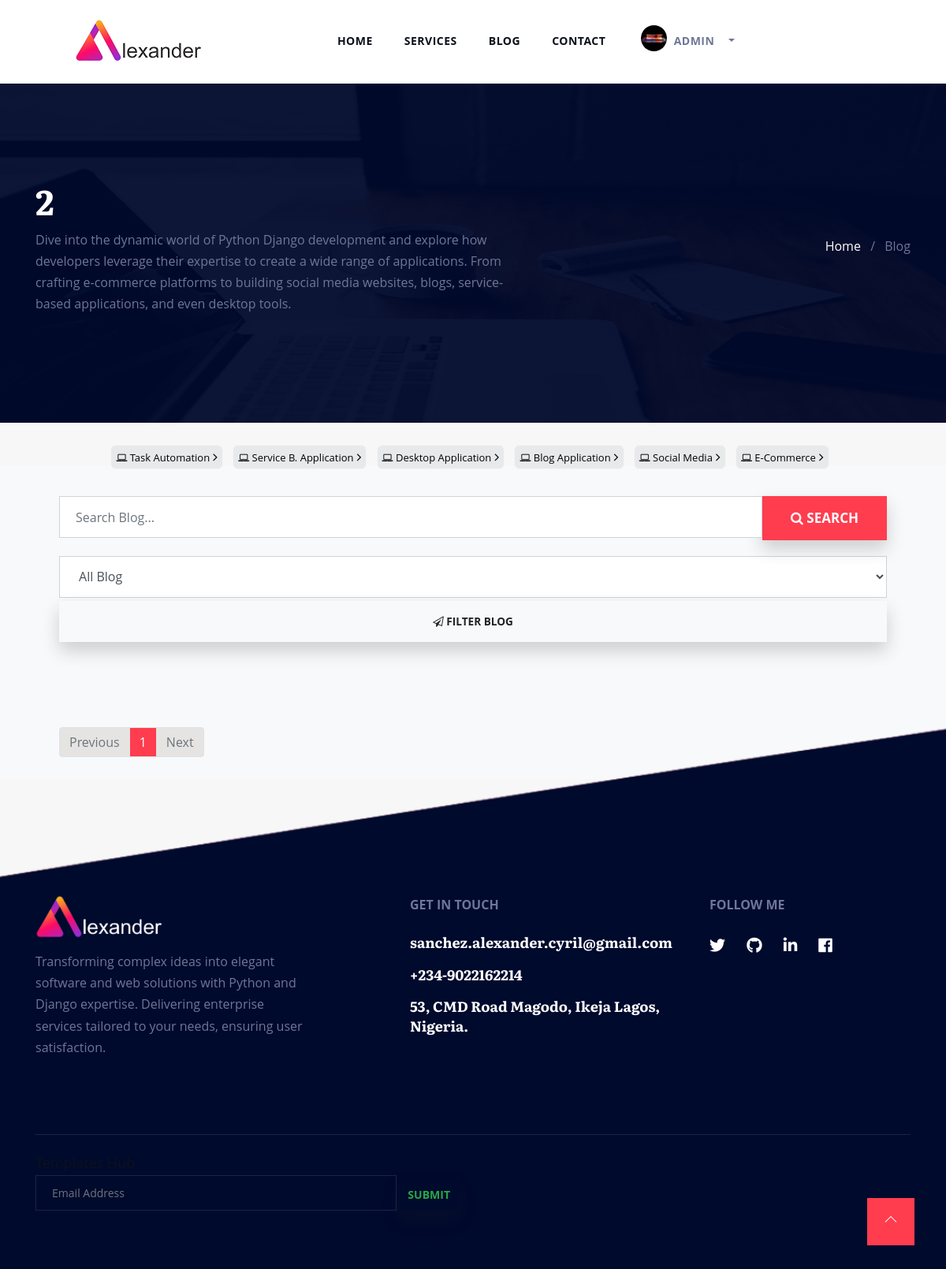
Screenshot of /category/2/ (signed in) with the database file from the repository.
### App/models.py (models this page shows, shortened)
class Profile(models.Model):
    user = models.OneToOneField(User, on_delete=models.CASCADE)
    avatar = models.ImageField(default='default.jpg', upload_to='profile_images')
    bio = models.TextField()

class Category(models.Model):
    name = models.CharField(max_length=255)
    created = models.DateTimeField(auto_now_add=True, null=True, blank=True)
    updated = models.DateTimeField(auto_now=True, null=True, blank=True)
    class Meta:
        ordering = ('-created',)

### App/views.py (the view)
# urls.py: path('category/<category>/', views.category, name="category"),
def category(request, category):
    page_title = "Blog Category"
    template_name = 'category.html'
    paginate_by = 9
    catlist = Blog.objects.filter(blog_category__name=category).filter(status='published')
    category_list = Category.objects.exclude(name='default')
    blog = Blog.objects.all()
    profile_image = ''
    if request.user.is_authenticated:
        profile_image = Profile.objects.filter(user=request.user)
    posts_paginator = Paginator(catlist, paginate_by)
    page_num = request.GET.get('page')
    page = posts_paginator.get_page(page_num)
    form = BlogFilterForm(request.GET)
    if form.is_valid():
        blog_name = form.cleaned_data['blog_name']
        if blog_name:
            page = blog.filter(title=blog_name)
    context = {
        'count':posts_paginator.count,
        'page':page,
        "page_title": page_title,
        "category": category,
        "catlist": catlist,
        "category_list": category_list,
        'form': form,
        'profile_image':profile_image,
    }
    return render(request, template_name, context)

### App/forms.py
class BlogFilterForm(forms.Form):
    blog_name = forms.ModelChoiceField(queryset=Blog.objects.all(), empty_label="All Blog", required=False)

### App/models.py (called while the page is built)
    def __str__(self):
        return self.title

### App/templates/category.html (shortened to what this page needs)
{% extends 'base.html' %}
{% load static %}
{% load active_link_tags %}
{% load widget_tweaks %}
{% block content %}
{% include 'navbar.html' %}
<div style="background:#f7f7f8;">
	<section class="page-title bg-2" id="slider">
		<div class="container-fluid" style="width:95%;">
		  <div class="row align-items-center">
			<div class="col-lg-7">
				<h1> {{category}}</h1>
				<p>Dive into the dynamic world of Python Django development and explore how developers
					leverage their expertise to create a wide range of applications. From crafting
					e-commerce platforms to building social media websites, blogs, service-based
					applications, and even desktop tools.</p>
			</div>
			<div class="col-lg-5">
			  <ul class="list-inline header-breadcumb text-lg-right mt-5 mt-lg-0">
				<li class="list-inline-item"><a href="{% url 'home' %}">Home</a></li>
				<li class="list-inline-item">/</li>
				<li class="list-inline-item">Blog</li>
			  </ul>
			</div>
		  </div>
		</div>
	  </section>
	  <br>
	  <br>
<section class="section" id="slider" style="background:#f8f9fa;">
	<div class="container-fluid" style="width:90%;">
		<div class="row justify-content-center">
			<div class="col-lg-12">
				<div class="section-title text-center">
						<div class="container-fluid category text-center" style="margin-top:-140px; margin-bottom:30px; padding:20px;">
							{% for category in category_list %}
								<a href="/category/{{ category.name}}">
									<button class="course_button text-center mr-2 mb-2 padding-bottom:25px !important;">
										<span style="font-size:13px;"><i class="fa fa-laptop"></i> {{ category.name|title }}</span>
										<span class="button_arrow">
											<i class="fa fa-angle-right" aria-hidden="true"></i>
										</span>
									</button>
								</a>
							{% endfor %}
				</div>
				<form action="{% url 'search_results' %}" class="search-form" role="search" style="margin-top:-40px; margin-bottom:40px;">
					<div class="input-group">
					  <input type="text" class="form-control input-lg" name="q" placeholder="Search Blog...">
					  <span class="input-group-btn">
						<button class="btn btn-success btn-lg" type="submit" style="background:#FF3D4F; border:1px solid #FF3D4F;">
							<span style="font-size:17px; cursor:pointer;"><i class="fa fa-search"></i> Search</span></button>
					  </span>
					</div>
				  </form>
				<div style="margin-bottom:60px; margin-top:-20px;">
					<form method="get">
						{% render_field form.blog_name class="form-control" name="blog_name" type="text" %}
						<button type="submit" class="btn bg-gradient-primary w-100 my-1 mb-1 blog-btn"
							style="cursor:pointer; font-size:13.6px; font-weight:bold;">
							<i class="fa fa-send-o" style="font-size:13.6px;"></i>
								FILTER Blog
						</button>
					</form>
				</div>
			</div>
		</div>
	</section>
	<div class="container-fluid text-center" style="margin-bottom:-110px; margin-top:-66px;  width:90%;">
        <nav aria-label="Page navigation example">
         <ul class="pagination">
           {% if page.has_previous %}
           <li class="page-item" style="color:#000;">
             <a class="page-link" href="?page={{page.previous_page_number}}" style="color:#000; background:#98FB98;"
               >Previous</a>
           </li>
           {% else %}
           <li class="page-item disabled" style="color:#000;">
             <a class="page-link" href="#" style="background:#E5E4E2;">Previous</a>
           </li>
           {% endif %}
           {% for i in page.paginator.page_range %}
           {% if page.number == i %}
               <li class="page-item"  style="color:#000;">
                   <a class="page-link active" style="background:#FF3D4F; color:#fff;">{{ i }}</a></li>
           {% else %}
               <li class="page-item">
               <a class="page-link" href="?page={{ i }}">{{ i }}</a>
               </li>
           {% endif %}
           {% endfor %}
           {% if page.has_next %}
               <li class="page-item" style="color:#000;">
               <a href="?page={{page.next_page_number}}" class="page-link" style="color:#000; background:#98FB98;"
                   >Next</a>
               </li>
           {% else %}
               <li class="page-item disabled"  style="color:#000;">
               <a class="page-link" style="background:#E5E4E2;">Next</a>
               </li>
           {% endif %}
          </div>
{% include 'footer.html' %}
{% endblock %}

### App/templates/navbar.html (shortened to what this page needs)
{% load static %}
{% load active_link_tags %}
<nav class="navbar navbar-expand-lg navigation header-padding site-header" id="navbar">
    <div class="container-fluid">
          <img src="{% static 'assets/images/logo.png' %}" alt="Rubi" class="img-fluid">
      <div class="collapse navbar-collapse" id="navbarmain">
        <ul class="navbar-nav m-auto">
          {% url 'home' as url %}
          {% if request.path == url %}
          <li class="nav-item {% if request.path == url %}active{% endif %}">
            <a class="nav-link" href="{{url}}">Home</a></li>
           <li class="nav-item item"><a class="nav-link smoth-scroll" href="#about">About</a></li>
           <li class="nav-item item"><a class="nav-link smoth-scroll" href="#services">Services</a></li>
           {% comment %} <li class="nav-item"><a class="nav-link smoth-scroll" href="#portfolio">Portfolio</a></li> {% endcomment %}
           <li class="nav-item item"><a class="nav-link smoth-scroll" href="#skills">Skills</a></li>
           {% comment %} <li class="nav-item"><a class="nav-link smoth-scroll" href="#team">Team</a></li> {% endcomment %}
           <li class="nav-item item"><a class="nav-link smoth-scroll" href="#blog">Blog</a></li>
           {% url 'contact' as contact_url %}
           <li class="nav-item {% if request.path == contact_url %}active{% endif %}">
            <a class="nav-link" href="{{contact_url}}">Contact</a></li>
           {% else %}
           <li class="nav-item {% if request.path == url %}active{% endif %}">
            <a class="nav-link" href="{{url}}">Home</a></li>
            {% url 'services:services' as services_url %}
            {% url 'services:services_search_results' as service_search_result %}
           <li class="nav-item {% if request.path == services_url or request.path == service_search_result %}active{% endif %}">
            {% if services_url %}
            <a class="nav-link" href="{{services_url}}">Services</a></li>
            {% elif service_search_result %}
            <a class="nav-link" href="{{service_search_result}}">Services</a></li>
            {% endif %}
            {% url 'blog' as blog_url %}
            {% url 'search_results' as search_results %}
            {% url 'favourites' as favourites %}
           <li class="nav-item {% if request.path == blog_url or request.path == search_results or request.path == favourites %}active{% endif %}">
            {% if blog_url %}
            <a class="nav-link" href="{{blog_url}}">Blog</a></li>
            {% elif search_results %}
            <a class="nav-link" href="{{search_results}}">Blog</a></li>
            {% elif favourites %}
            <a class="nav-link" href="{{favourites}}">Blog</a></li>
            {% endif %}
           {% url 'contact' as contact_url %}
           <li class="nav-item {% if request.path == contact_url %}active{% endif %}" style="margin-right:15px;">
            <a class="nav-link" href="{{contact_url}}">Contact</a></li>
            {% endif %}
           {% if user.is_authenticated %}
           <li class="nav-item logout dropdown">
              <a class="nav-link dropdown-toggle">
                <span>
                  {% for obj in profile_image %}
                  <img src="{{ obj.avatar.url }} " style="width:33px; height:33px; border-radius:100%; margin-top:-10px;">
                  &nbsp;{{ user.username }} {% endfor %} </span></a>
                    {% url 'users_dashboard' as url %}
                    {% url 'logout' as url %}
          </li>
           {% endif %}
          </ul>
      </div>
    </div>
</nav>

### static/assets/css/style.css (style rules this page uses)
body { line-height: 1.7; font-family: "Open Sans", sans-serif; -webkit-font-smoothing: antialiased; font-size: 16px; color: #6e7797; overflow-x: hidden; }
h1, .h1, h2, .h2, h3, .h3, h4, .h4, h5, .h5, h6, .h6 { font-family: "Literata", serif; font-weight: 700; color: #0c111a; }
h1 { font-size: 44px; line-height: 1.3; }
.btn { display: inline-block; font-size: 14px; letter-spacing: 0px; padding: 14px 35px; text-transform: uppercase; font-weight: 700; border-radius: 3px; border: 2px solid transparent; transition: all 0.3s ease 0s; border-radius: 0px; box-shadow: 0 11px 22px rgba(34, 34, 34, 0.2); }
.section { padding: 100px 0; }
.section-title { margin-bottom: 70px; }
a { color: #0c111a; transition: all .25s ease; }
.form-control { height: 53px; border-radius: 0px; padding-left: 20px; }
.navigation { border-bottom: 1px solid rgba(0, 0, 0, 0.04); }
.navigation .nav-link { padding: 40px 20px !important; text-transform: uppercase; font-size: 14px; letter-spacing: .5px; font-weight: 700; }
.header-padding { padding: 0px 80px; }
.page-title { padding: 120px 0px; background: #000a2d; background: url("../images/page-header.jpg") no-repeat; background-size: cover; position: relative; }
.page-title:before { position: absolute; content: ""; left: 0px; top: 0px; background: #000a2d; width: 100%; height: 100%; opacity: .95; }
.page-title h1 { color: #fff; }
.header-breadcumb li a { color: #fff; }

### App/templates/category.html (style rules this page uses)
.category button { background:#E8E9EB; border:1.5px solid #F5F5F5; border-radius:7px; }

### App/templates/navbar.html (style rules this page uses)
.logout span { background: color:#fff; padding:10px; border-radius:40px; margin-left:-20px; }
.active { background:#FF3D4F; }
.dropdown { position: relative; }
.dropdown-toggle { display: block; }

### rows the page displays
Profile: avatar (picture)
Category: name "Task Automation"
Category: name "Service B. Application"
Category: name "Desktop Application"
Category: name "Blog Application"
Category: name "Social Media"
Category: name "E-Commerce"

### other values shown
{{ user.username }} "ADMIN"
{{ category }} "2"
{{ i }} "1"
